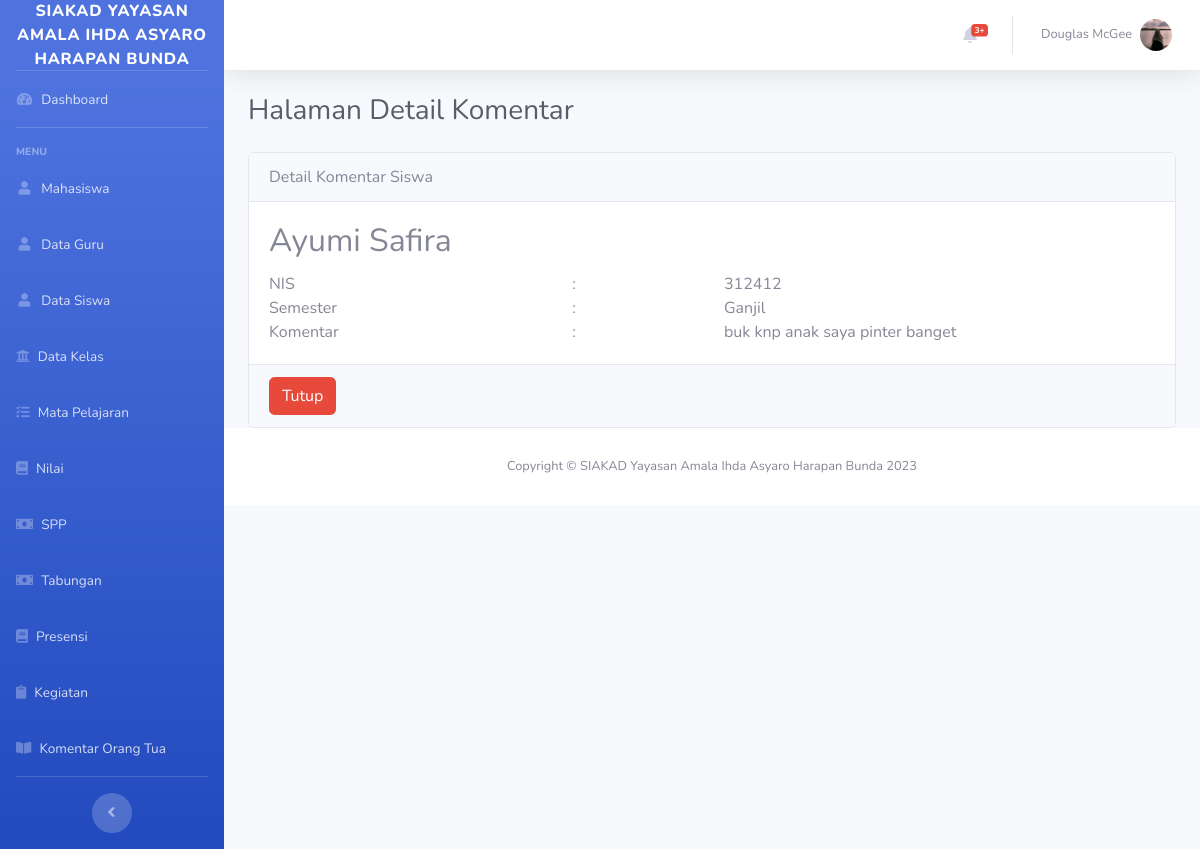
Page /Komentar/detail/1 on the committed database.
### tables this page shows
CREATE TABLE `siswa` (
  `nis` int(11) NOT NULL,
  `username` varchar(100) NOT NULL,
  `id_kelas` int(11) NOT NULL,
  `nama` varchar(200) NOT NULL,
  `jenis_kelamin` varchar(100) NOT NULL,
  `agama` varchar(100) NOT NULL,
  `tempat_lahir` varchar(200) NOT NULL,
  `tanggal_lahir` date NOT NULL,
  `alamat` varchar(100) NOT NULL,
  `nama_ayah` varchar(300) NOT NULL,
  `nama_ibu` varchar(300) NOT NULL,
  `no_hp` varchar(100) NOT NULL,
  `foto` varchar(500) NOT NULL
);

CREATE TABLE `semester` (
  `id_semester` int(11) NOT NULL,
  `semester` varchar(100) NOT NULL
);

CREATE TABLE `komentar` (
  `id_komentar` int(11) NOT NULL,
  `nis` int(11) NOT NULL,
  `komentar` varchar(255) NOT NULL,
  `id_semester` int(11) NOT NULL
);

### application/controllers/Komentar.php (called while the page is built, shortened)
<?php
class Komentar extends CI_Controller
{
    public function __construct()
    {
        $this->load->model('Komentar_model');
    }
    function detail($id)
    {
        $data['judul'] = "Halaman Detail Komentar";
        $data['komentar'] = $this->Komentar_model->getById($id);
        $this->load->view("layout/header");
        $this->load->view("komentar/vw_detail_komentar", $data);
        $this->load->view("layout/footer");
    }
}

### index.php (called while the page is built, shortened)
<?php
require_once BASEPATH.'core/CodeIgniter.php';

### application/models/Komentar_model.php (called while the page is built, shortened)
<?php
class Komentar_model extends CI_Model
{
    public $table = 'komentar, siswa, semester';
    public function getById($id)
    {
        $this->db->from($this->table);
        $this->db->where('id_komentar', $id);
        $query = $this->db->get();
        return $query->row_array();
    }
}

### application/views/komentar/vw_detail_komentar.php (the view)
<div class="container-fluid">
    <h1 class="h3 mb-4 text-gray-800"><?php echo $judul; ?> </h1>
    <div class="row">
        <div class="col-md-12">
            <div class="card">
                <div class="card-header">
                    Detail Komentar Siswa
                </div>
                <div class="card-body">
                    <h2 class="card-title"><?= $komentar['nama']; ?></h2>
                    <div class="row">
                        <div class="col-md-4">NIS</div>
                        <div class="col-md-2">:</div>
                        <div class="col-md-6"><?= $komentar['nis']; ?></div>
                    </div>
                    <div class="row">
                        <div class="col-md-4">Semester</div>
                        <div class="col-md-2">:</div>
                        <div class="col-md-6"><?= $komentar['semester']; ?></div>
                    </div>
                    <div class="row">
                        <div class="col-md-4">Komentar</div>
                        <div class="col-md-2">:</div>
                        <div class="col-md-6"><?= $komentar['komentar']; ?></div>
                    </div>
                </div>
                <div class="card-footer justify-content-center">
                    <a href="<?= base_url('Mahasiswa') ?>" class="btn btn-danger">Tutup</a>
                </div>
            </div>
        </div>
    </div>
</div>

### rows in the picture
siswa: nama "Ayumi Safira", nis "312412"
semester: semester "Ganjil"
komentar: komentar "buk knp anak saya pinter banget"

### other values in the picture
$judul "Halaman Detail Komentar"
